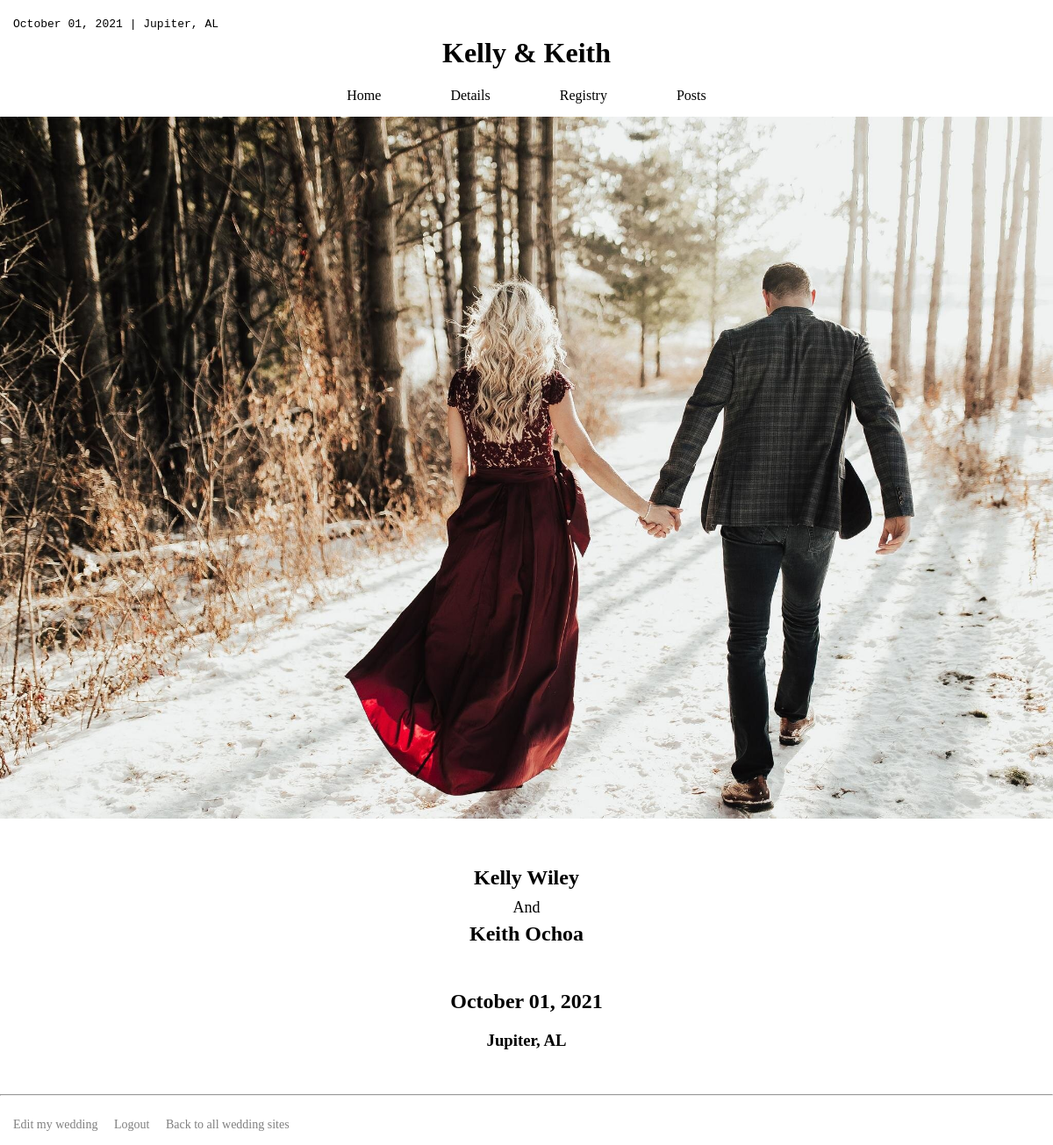
The app's page /wedding/40 (signed in) with its own data.
### wedding_app/models.py (models this page shows)
class Wedding(models.Model):
    sfname = models.CharField(max_length=255)
    slname = models.CharField(max_length=255)
    cvenue = models.CharField(max_length=255, null=True)
    caddress = models.CharField(max_length=255)
    ccity = models.CharField(max_length=255)
    cstate = models.CharField(max_length=255)
    cdate = models.DateField()
    ctime = models.TimeField()
    czip = models.IntegerField(null=True)
    rvenue = models.CharField(max_length=255, null=True)
    raddress = models.CharField(max_length=255)
    rcity = models.CharField(max_length=255)
    rstate = models.CharField(max_length=255)
    rdate = models.DateField(null=True)
    rzip = models.IntegerField(null=True)
    rtime = models.TimeField()
    image = models.ImageField(upload_to='weddings', null=True)
    description = models.CharField(max_length=1000, null=True)
    wedding_owner = models.ForeignKey('User', related_name="wedding_created", on_delete=models.CASCADE, null=True)
    objects = WeddingManager()

class User(models.Model):
    fname = models.CharField(max_length=255)
    lname = models.CharField(max_length=255)
    email = models.CharField(max_length=255)
    password = models.CharField(max_length=255)
    confirm = models.CharField(max_length=255)
    created_at = models.DateTimeField(auto_now_add=True)
    updated_at = models.DateTimeField(auto_now=True)
    objects = UserManager()

### wedding_app/views.py (the view)
# urls.py: path('wedding/<int:user_id>', views.wedding),
def wedding(request, user_id):
    if 'user_id' not in request.session:
        return redirect('/')
    user = User.objects.get(id=user_id)
    context = {
        "this_user": User.objects.get(id=request.session['user_id']),
        "user": user,
        "weddings": Wedding.objects.all(),
        "registries": Registry.objects.all()
    }
    return render(request, 'wedding.html', context)

### wedding_app/templates/wedding.html (shortened to what this page needs)
<!DOCTYPE html>
<html lang="en">
<head>
    {% load static %}
    <link rel="stylesheet" href="{% static 'css/style.css' %}">
</head>
<body>
    <div class="wrapper">
        <div class="container">
            <div class="dheader">
                {% for wedding in weddings %}
                    {% if user.id == wedding.wedding_owner.id %}
                        {{wedding.cdate|date:"F d, Y" }} |
                        {{wedding.ccity}}, {{wedding.cstate}}
            </div>
            <h1 class="title">{{user.fname}} & {{wedding.sfname}}</h1>
            <div class="links">
                <p><a href="/wedding/{{user.id}}">Home</a>
                <a href="/details/{{user.id}}">Details</a>
                <a href = "/registry/{{user.id}}">Registry</a>
                    <a href="/posts/{{user.id}}">Posts</a>
                    {% endif %}
                {% endfor %}
                <img class="weddingimg" src="{% static "images/couple.png" %}" alt="Couple pic">
            </div>
                {% for wedding in weddings %}
                        {% if user.id == wedding.wedding_owner.id %}
                            <h2 class="name">
                                {{user.fname}} {{user.lname}}
                                <p class="pspace"><span class="and">And</span></p>
                                <p class="pspace">{{wedding.sfname}} {{wedding.slname}}</p>
                            </h2>
                            <h2 class="date">{{wedding.cdate|date:"F d, Y" }}</h2>
                            <h3 class="location">{{wedding.ccity}}, {{wedding.cstate}}</h3>
                        {% endif %}
                {% endfor %}
            <hr>
            <div class="footer_links">
            {% for wedding in weddings %}
                    {% if this_user.id == wedding.wedding_owner.id and user.id == wedding.wedding_owner.id %}
                        <a href="/my_wedding/{{wedding.id}}" class="logout">Edit my wedding</a>
                    {% endif %}
                {% endfor %}
            <a href="/logout" class="logout">Logout</a>
            <a href= "/home" class="home">Back to all wedding sites</a>
            </div>
        </div>
    </div>
</body>
</html>

### wedding_app/static/css/style.css (style rules this page uses)
body { padding: 0; margin: 0; }
.wrapper { width: 100%; }
.container { width: 100%; }
.dheader { margin-left: 15px; padding-top: 20px; font-family: "Courier New", Courier, monospace; font-size: 13px; }
.title { margin-top: 7px; text-align: center; font-family: 'Darleston', 'Papyrus', 'sans-serif'; }
.links { font-family: 'Darleston', 'Papyrus', 'sans-serif'; text-align: center; word-spacing: 75px; }
a { color: black; }
a:link { text-decoration: none; }
.weddingimg { margin-top: 15px; width: 100%; }
.name { font-family: 'Darleston', 'Papyrus', 'sans-serif'; margin-top: 50px; text-align: center; }
.and { font-family: 'Darleston', 'Papyrus', 'sans-serif'; font-size: 18px; font-weight: lighter; }
.pspace { margin-top: 5px; margin-bottom: 5px; }
.date { font-family: 'Darleston', 'Papyrus', 'sans-serif'; margin-top: 50px; text-align: center; }
.location { font-family: 'Darleston', 'Papyrus', 'sans-serif'; text-align: center; margin-bottom: 50px; }
.footer_links { font-size: 14px; margin-left: 15px; margin-top: 25px; margin-bottom: 15px; }
.logout { color: gray; margin-right: 15px; }
.home { color:grey }

### records on screen
Wedding: cdate "October 01, 2021", ccity "Jupiter", cstate "AL", sfname "Keith", slname "Ochoa"
User: fname "Kelly", lname "Wiley"
